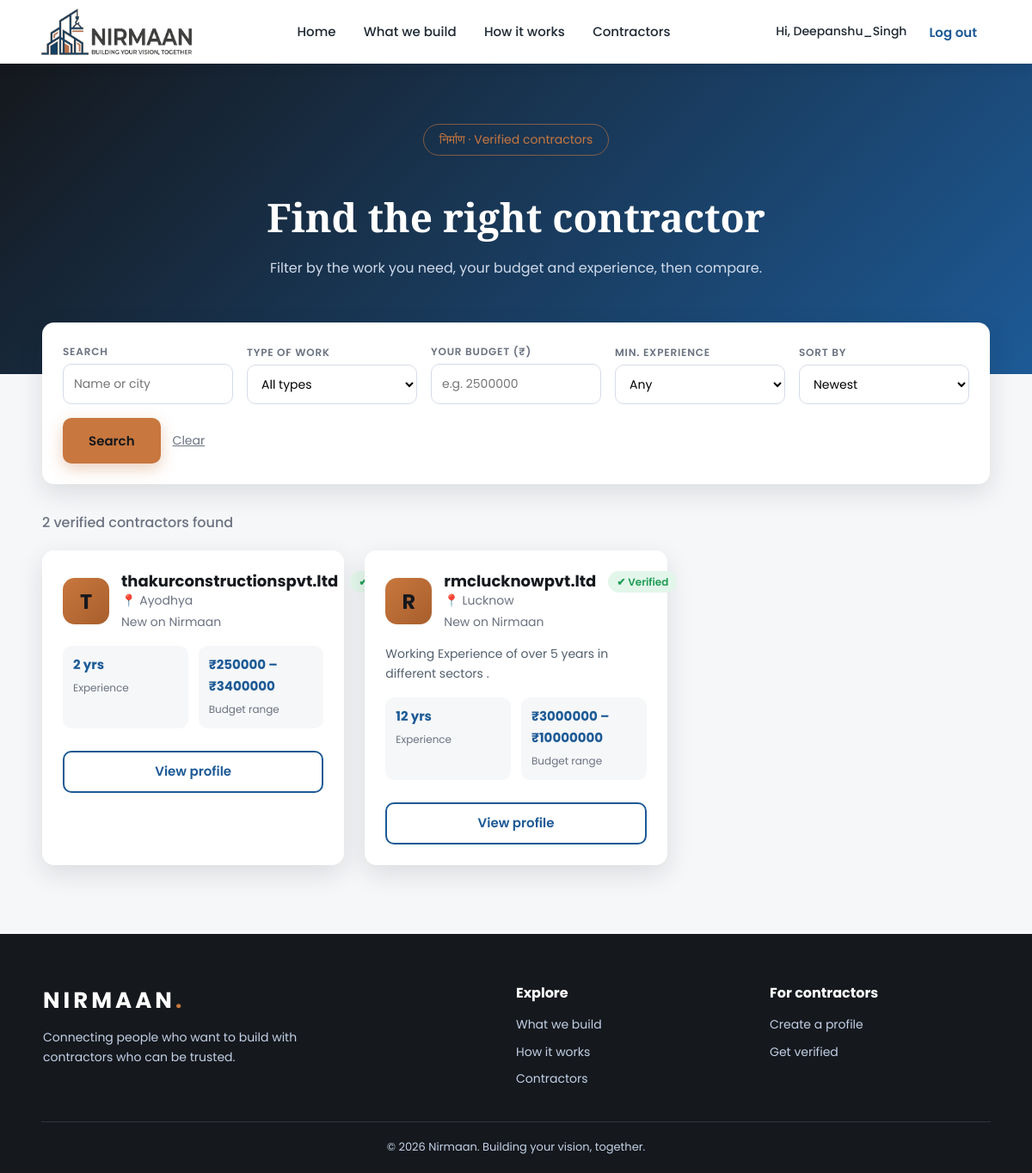
/contractors/ (signed in), run on the app's committed database.
### contractors/models.py (models this page shows, shortened)
class ContractorProfile(models.Model):
    user = models.OneToOneField(User, on_delete=models.CASCADE)
    company_name = models.CharField(max_length=200)
    city = models.CharField(max_length=100)
    about = models.TextField(blank=True)
    experience_years = models.PositiveIntegerField()
    min_budget = models.DecimalField(max_digits=12, decimal_places=2)
    max_budget = models.DecimalField(max_digits=12, decimal_places=2)
    specialties = models.ManyToManyField(Specialty, blank=True)
    verified = models.BooleanField(default=False)
    created_at = models.DateTimeField(auto_now_add=True)
    class Meta:
        ordering = ["-created_at"]

### contractors/views.py (the view)
# urls.py: path("contractors/", views.contractor_list, name="list"),
def contractor_list(request):
    contractors = with_ratings(
        ContractorProfile.objects.filter(verified=True)
    ).prefetch_related("specialties")
    q = request.GET.get("q", "").strip()
    specialty = request.GET.get("specialty", "")
    budget = request.GET.get("budget", "").strip()
    experience = request.GET.get("experience", "").strip()
    sort = request.GET.get("sort", "")
    if q:
        contractors = contractors.filter(
            Q(company_name__icontains=q) | Q(city__icontains=q) | Q(about__icontains=q)
        )
    if specialty.isdigit():
        contractors = contractors.filter(specialties__id=specialty)
    if budget:
        try:
            amount = Decimal(budget)
            contractors = contractors.filter(min_budget__lte=amount, max_budget__gte=amount)
        except InvalidOperation:
            pass  # ignore a badly typed number instead of crashing
    if experience.isdigit():
        contractors = contractors.filter(experience_years__gte=int(experience))
    if sort == "experience":
        contractors = contractors.order_by("-experience_years")
    elif sort == "budget_low":
        contractors = contractors.order_by("min_budget")
    elif sort == "rating":
        contractors = contractors.order_by(F("avg_rating").desc(nulls_last=True), "-review_count")
    paginator = Paginator(contractors, 9)
    page_obj = paginator.get_page(request.GET.get("page"))
    params = request.GET.copy()
    params.pop("page", None)
    context = {
        "page_obj": page_obj,
        "total": paginator.count,
        "specialties": Specialty.objects.all(),
        "q": q,
        "specialty": specialty,
        "budget": budget,
        "experience": experience,
        "sort": sort,
        "querystring": params.urlencode(),
    }
    return render(request, "contractors/list.html", context)

### contractors/views.py (called while the page is built)
def with_ratings(queryset):
    return queryset.annotate(
        avg_rating=Avg("reviews__rating"),
        review_count=Count("reviews", distinct=True),
    )

### contractors/templates/contractors/list.html (shortened to what this page needs)
{% extends "contractors/base.html" %}{% load rating %}
{% block content %}
<section class="page-hero">
  <span class="eyebrow">निर्माण &middot; Verified contractors</span>
  <h1>Find the right contractor</h1>
  <p>Filter by the work you need, your budget and experience, then compare.</p>
</section>
<div class="list-wrap">
  <form method="get" class="filters">
    <div>
      <label for="q">Search</label>
      <input type="text" id="q" name="q" value="{{ q }}" placeholder="Name or city">
    </div>
    <div>
      <label for="specialty">Type of work</label>
      <select id="specialty" name="specialty">
        <option value="">All types</option>
      </select>
    </div>
    <div>
      <label for="budget">Your budget (₹)</label>
      <input type="number" id="budget" name="budget" min="0" value="{{ budget }}" placeholder="e.g. 2500000">
    </div>
    <div>
      <label for="experience">Min. experience</label>
      <select id="experience" name="experience">
        <option value="">Any</option>
      </select>
    </div>
    <div>
      <label for="sort">Sort by</label>
      <select id="sort" name="sort">
        <option value="">Newest</option>
      </select>
    </div>
    <div class="filter-actions">
      <button type="submit" class="btn btn-gold">Search</button>
      <a class="clear-link" href="{% url 'contractors:list' %}">Clear</a>
    </div>
  </form>
  <p class="result-count">{{ total }} verified contractor{{ total|pluralize }} found</p>
  <div class="cards">
    {% for c in page_obj %}
      <article class="card">
        <div class="card-top">
          <div class="avatar">{{ c.company_name|slice:":1"|upper }}</div>
          <div>
            <h3>{{ c.company_name }}</h3>
           <p class="muted">📍 {{ c.city }}</p>{% if c.review_count %}<p class="rating"><span class="stars">{{ c.avg_rating|stars }}</span> {{ c.avg_rating|floatformat:1 }} ({{ c.review_count }})</p>{% else %}<p class="rating muted">New on Nirmaan</p>{% endif %}
          </div>
          <span class="badge">✔ Verified</span>
        </div>
        {% if c.about %}<p class="about">{{ c.about|truncatechars:90 }}</p>{% endif %}
        <ul class="meta">
          <li><strong>{{ c.experience_years }} yrs</strong><span>Experience</span></li>
          <li><strong>₹{{ c.min_budget|floatformat:0 }} – ₹{{ c.max_budget|floatformat:0 }}</strong><span>Budget range</span></li>
        </ul>
        <a class="btn btn-outline" href="#">View profile</a>
      </article>
    {% empty %}
      <p class="empty">No contractors match these filters. Try widening your budget or clearing a filter.</p>
    {% endfor %}
  </div>
</div>
{% endblock %}

### contractors/templates/contractors/base.html (shortened to what this page needs)
{% load static %}
<!DOCTYPE html>
<html lang="en">
<head>
  <link rel="stylesheet" href="{% static 'contractors/style.css' %}">
</head>
<body>
  <header class="navbar">
    <a class="logo-link" href="{% url 'contractors:home' %}">
      <img class="logo" src="{% static 'contractors/images/nirmaan-logo.png' %}" alt="Nirmaan: Building your vision, together">
    </a>
    <nav class="nav-links">
      <a href="{% url 'contractors:home' %}">Home</a>
      <a href="{% url 'contractors:home' %}#categories">What we build</a>
      <a 	href="{% url 'contractors:home' %}#how">How it works</a>
      <a href="{% url 'contractors:list' %}">Contractors</a>
    </nav>
    <div class="nav-actions">
    {% if user.is_authenticated %}
        <span class="nav-user">Hi, {{ user.first_name|default:user.username }}</span>
        <form method="post" action="{% url 'contractors:logout' %}" class="logout-form">
          <button type="submit" class="btn btn-link">Log out</button>
        </form>
      {% else %}
        <a class="btn btn-link" href="{% url 'contractors:login' %}">Log in</a>
        <a class="btn btn-gold btn-sm" href="{% url 'contractors:signup' %}">Sign up</a>
      {% endif %}
    </div>
  </header>
  <main>
    {% block content %}{% endblock %}
  </main>
  <footer class="footer">
    <div class="footer-grid">
      <div>
        <a class="brand" href="{% url 'contractors:home' %}">Nirmaan<span class="dot">.</span></a>
        <p class="footer-text">Connecting people who want to build with contractors who can be trusted.</p>
      </div>
      <div>
        <h4>Explore</h4>
        <a href="{% url 'contractors:home' %}#categories">What we build</a>
        <a 	href="{% url 'contractors:home' %}#how">How it works</a>
        <a href="{% url 'contractors:list' %}">Contractors</a>
      </div>
      <div>
        <h4>For contractors</h4>
        <a href="{% url 'contractors:signup' %}?role=contractor">Create a profile</a>
        <a href="#">Get verified</a>
      </div>
    </div>
    <p class="copyright">&copy; 2026 Nirmaan. Building your vision, together.</p>
  </footer>
</body>
</html>

### data on the page
ContractorProfile: company_name "T", company_name "thakurconstructionspvt.ltd", city "Ayodhya", shows "New on Nirmaan", experience_years "2", min_budget "250000", max_budget "3400000"
ContractorProfile: company_name "R", company_name "rmclucknowpvt.ltd", city "Lucknow", shows "New on Nirmaan", about "Working Experience of over 5 years in different sectors .", experience_years "12", min_budget "3000000", max_budget "10000000"

### other printed values
{{ user.first_name|default:user.username }} "Deepanshu_Singh"
{{ total }} "2"
